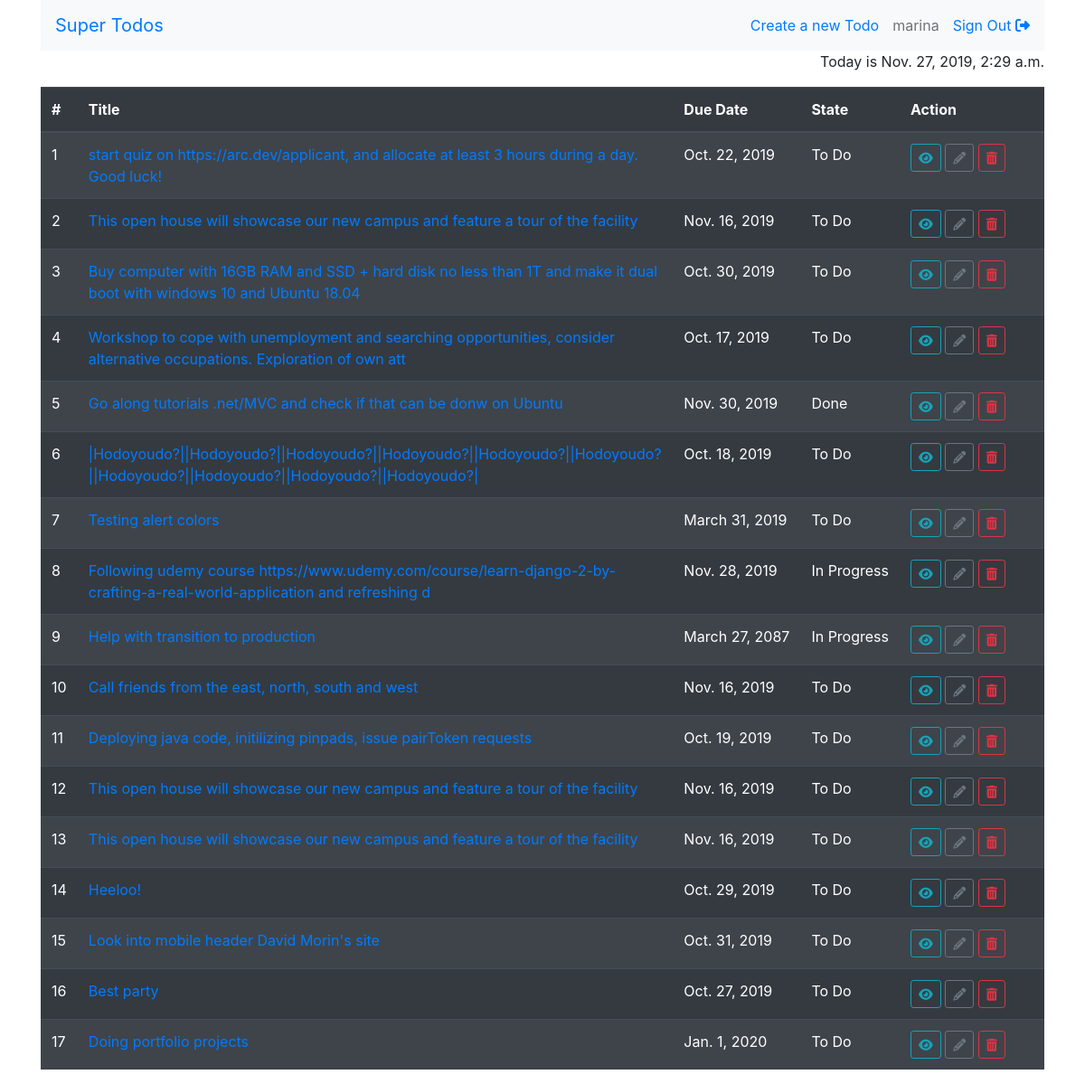
The app's page / (signed in) with its own data.
### main/models.py (models this page shows, shortened)
class Todo(models.Model):
    TODO = 'todo'
    IN_PROGRESS = 'in-progress'
    DONE = 'done'
    STATE_CHOICES = [
        (TODO, 'To Do'),
        (IN_PROGRESS, 'In Progress'),
        (DONE, 'Done')
    ]
    description = models.TextField()
    due_date = models.DateField()
    state = models.CharField(
        max_length=11,
        choices=STATE_CHOICES,
        default=TODO
    )
    def _title(self):
        nl = self.description.find("\n")
        lb = min(120, nl) if nl > -1 else 120
        return self.description[:lb]
    title = property(_title)

### main/views.py (the view)
# urls.py: path('', IndexView.as_view(), name='index'),
class IndexView(LoginRequiredMixin, ListView):
    login_url = '/login/'
    queryset = Todo.objects.all()
    template_name = 'main/index.html'
    context_object_name = 'todos'
    def get_context_data(self, **kwargs):
        ctx = super().get_context_data(**kwargs)
        ctx['today'] =  datetime.now()
        ctx['app_name'] = "Super Todos"
        return ctx

### main/templates/main/index.html (shortened to what this page needs)
{% extends "base.html" %}
{% block main_content %}
  <p class="text-right">Today is {{ today }}</p>
  <table class="table table-striped table-dark table-hover" id="todos-list">
    <thead>
      <tr>
        <th>#</th>
        <th scope="col">Title</th>
        <th scope="col">Due Date</th>
        <th scope="col">State</th>
        <th>Action</th>
      </tr>
    </thead>
    <tbody>
      {% for todo in todos %}
      <tr>
        <td>{{ forloop.counter }}</td>
        <td><a href="{% url 'todo_update' pk=todo.pk %}">{{ todo.title }}</a></td>
        <td>{{ todo.due_date }}</td>
        <td>{{ todo.get_state_display }}</td>
        <td class="action-col">
          <a class="btn btn-outline-info btn-sm"
             href="{% url 'todo_detail' pk=todo.pk %}" title="Show"><i class="fas fa-eye"></i></a>
          <a class="btn btn-outline-secondary btn-sm"
             href="{% url 'todo_update' pk=todo.pk %}" title="Edit"><i class="fas fa-pencil-alt"></i></a>
          <a class="btn btn-outline-danger btn-sm"
             href="{% url 'todo_delete' pk=todo.pk %}" title="Delete"><i class="fas fa-trash-alt"></i></a>
        </td>
      </tr>
      {% empty %}
      <tr>
        <td colspan="5">Sorry no TODO tasks are available yet.</td>
      </tr>
      {% endfor %}
    </tbody>
  </table>
{% endblock %}

### main/templates/base.html (shortened to what this page needs)
{% load static %}
<!DOCTYPE html>
<html lang="en">
  <head>
    <link rel="stylesheet" href="{% static 'css/bootstrap.min.css' %}"/>
    <link rel="stylesheet" href="{% static 'css/gijgo.min.css' %}"/>
    <link rel="stylesheet" href="{% static 'css/style.css' %}"/>
  </head>
  <body>
    <div class="container">
      <nav class="navbar nav bg-light">
          <a class="navbar-brand" href="{% url 'index' %}">Super Todos</a>
          <ul class="navbar-nav flex-row justify-content-end">
            <li><a class="nav-link" href="{% url 'todo_create' %}">Create a new Todo</a></li>
          {% if request.user.is_authenticated %}
            <li>
                <a class="nav-link disabled" href="#" tabindex="-1" aria-disabled="true">{{ request.user.username }}</a>
            </li>
            <li>
              <a class="nav-link" href="{% url 'signout' %}">Sign Out <i class="fas fa-sign-out-alt"></i></a>
            </li>
          {% endif %}
          </ul>
      </nav>
      {% block main_content %}{% endblock %}
    </div>
  </body>
</html>

### static/css/style.css (style rules this page uses)
table#todos-list tr td:nth-child(3), table#todos-list tr td:nth-child(4) { white-space: nowrap; }
table#todos-list tr td.action-col { min-width: 160px; }
ul.navbar-nav li { display: inline-flex; margin-left: 15px; }

### records on screen
Todo: title "start quiz on https://arc.dev/applicant, and allocate at least 3 hours during a day. Good luck!", due_date "Oct. 22, 2019", state "To Do"
Todo: title "This open house will showcase our new campus and feature a tour of the facility", due_date "Nov. 16, 2019", state "To Do"
Todo: title "Buy computer with 16GB RAM and SSD + hard disk no less than 1T and make it dual boot with windows 10 and Ubuntu 18.04", due_date "Oct. 30, 2019", state "To Do"
Todo: title "Workshop to cope with unemployment and searching opportunities, consider alternative occupations. Exploration of own att", due_date "Oct. 17, 2019", state "To Do"
Todo: title "Go along tutorials .net/MVC and check if that can be donw on Ubuntu", due_date "Nov. 30, 2019", state "Done"
Todo: title "|Hodoyoudo?||Hodoyoudo?||Hodoyoudo?||Hodoyoudo?||Hodoyoudo?||Hodoyoudo?||Hodoyoudo?||Hodoyoudo?||Hodoyoudo?||Hodoyoudo?|", due_date "Oct. 18, 2019", state "To Do"
Todo: title "Testing alert colors", due_date "March 31, 2019", state "To Do"
Todo: title "Following udemy course https://www.udemy.com/course/learn-django-2-by-crafting-a-real-world-application and refreshing d", due_date "Nov. 28, 2019", state "In Progress"
Todo: title "Help with transition to production", due_date "March 27, 2087", state "In Progress"
Todo: title "Call friends from the east, north, south and west", due_date "Nov. 16, 2019", state "To Do"
Todo: title "Deploying java code, initilizing pinpads, issue pairToken requests", due_date "Oct. 19, 2019", state "To Do"
Todo: title "This open house will showcase our new campus and feature a tour of the facility", due_date "Nov. 16, 2019", state "To Do"
Todo: title "This open house will showcase our new campus and feature a tour of the facility", due_date "Nov. 16, 2019", state "To Do"
Todo: title "Heeloo!", due_date "Oct. 29, 2019", state "To Do"
Todo: title "Look into mobile header David Morin's site", due_date "Oct. 31, 2019", state "To Do"
Todo: title "Best party", due_date "Oct. 27, 2019", state "To Do"
Todo: title "Doing portfolio projects", due_date "Jan. 1, 2020", state "To Do"

### other values on screen
{{ request.user.username }} "marina"
{{ today }} "Nov. 27, 2019, 2:29 a.m."
